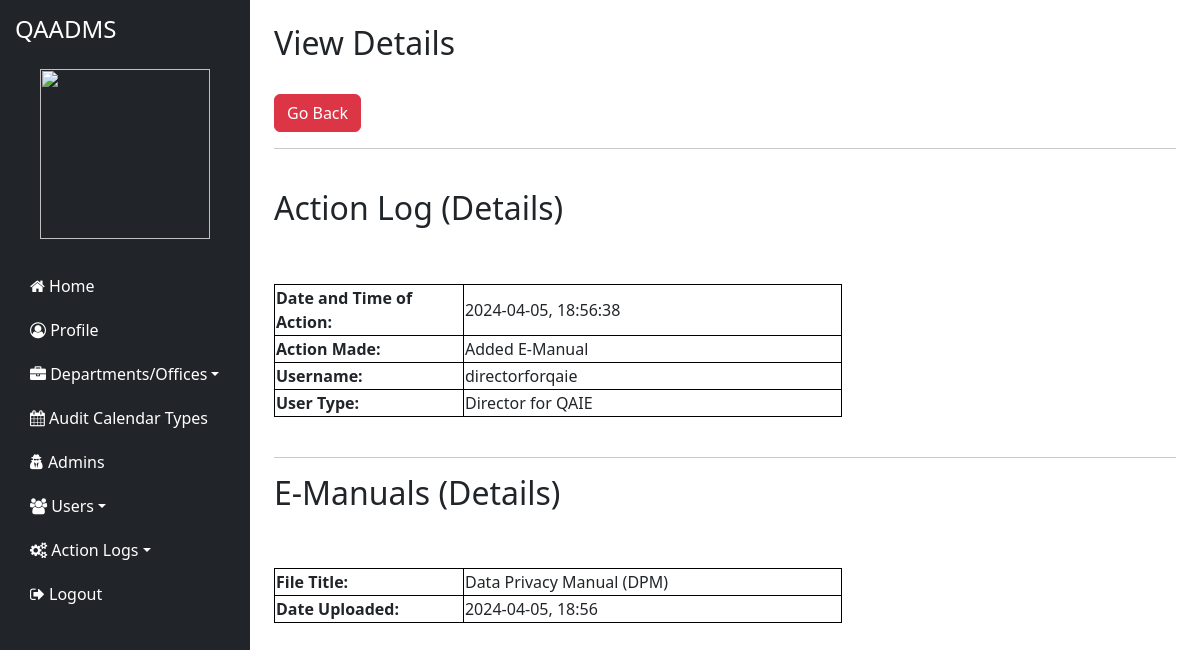
Screenshot of /admin/logs/emanual_view_details/55cc70f68fde43c9ad82b6dede56d3ea with the database file from the repository.
### tables this page shows
CREATE TABLE `y8_emanuals_logs` (
  `ID` int(200) NOT NULL,
  `Date_and_Time_of_Action` varchar(200) NOT NULL,
  `Action_Made` varchar(200) NOT NULL,
  `Username` varchar(200) NOT NULL,
  `User_Type` varchar(200) NOT NULL,
  `File_Title_I` varchar(200) NOT NULL,
  `Date_Uploaded_I` varchar(200) NOT NULL,
  `Emanual_Type_I` varchar(200) NOT NULL,
  `UR_Code` varchar(300) NOT NULL
);

### application/controllers/admin/LogsController.php (called while the page is built, shortened)
<?php
class LogsController extends CI_Controller {
    public function __construct() {
        $this->load->model('UserLogs_Model');
        $this->load->model('User_model');
        $this->load->model('EManualsLogs_Model');
        $this->load->model('NeaLogs_Model');
        $this->load->model('AuditCalendarLogs_Model');
        $this->load->model('AuditCalendarEventTypesLogs_Model');
    }
    public function emanual_logs_view_details($UR_Code) {
        $content_data['log_details'] = $this->EManualsLogs_Model->get_log_details($UR_Code);
        $data['content'] = $this->load->view('admin/log_list/emanuals_logs_view_details',  $content_data, TRUE);
        $this->load->view('admin/template/page', $data);
    }
}

### index.php (called while the page is built, shortened)
<?php
require_once BASEPATH.'core/CodeIgniter.php';

### application/models/EManualsLogs_Model.php (called while the page is built, shortened)
<?php
class EManualsLogs_Model extends CI_Model {
    public function get_log_details($UR_Code) {
        $this->db->where('UR_Code', $UR_Code);
        $query = $this->db->get('y8_emanuals_logs');
        return $query->row_array();
    }
}

### application/views/admin/log_list/emanuals_logs_view_details.php (the view, shortened to what this page needs)
<div id="page-wrapper">
    <div id="page-inner">
        <div class="row">
            <div class="col-md-12">
                <h2>View Details</h2> <br/>
                <button class="btn btn-danger">
                    <a href="<?= base_url('admin/logs/emanual'); ?>" style="color:white; text-decoration:none;"> Go Back</a>
                </button>
            </div>
        </div>
        <hr />
        <br/>
        <?php if (isset($log_details)): ?>
            <?php if ($log_details['Action_Made'] == 'Added E-Manual'): ?>
                <h2>Action Log (Details)</h2>
                <br/><br/>
                <table style="border: 1px solid black; border-collapse: collapse;">
                    <tr>
                        <td style="font-weight:bold; border: 1px solid black; width: 5cm;">Date and Time of Action:</td>
                        <td style="border: 1px solid black; width: 10cm;"><?= $log_details['Date_and_Time_of_Action']; ?></td>
                    </tr>
                    <tr>
                        <td style="font-weight:bold; border: 1px solid black;">Action Made:</td>
                        <td style="border: 1px solid black;"><?= $log_details['Action_Made']; ?></td>
                    </tr>
                    <tr>
                        <td style="font-weight:bold; border: 1px solid black;">Username:</td>
                        <td style="border: 1px solid black;"><?= $log_details['Username']; ?></td>
                    </tr>
                    <tr>
                        <td style="font-weight:bold; border: 1px solid black;">User Type:</td>
                        <td style="border: 1px solid black;"><?= $log_details['User_Type']; ?></td>
                    </tr>
                </table>
                <br/>
                <hr/>
                <h2>E-Manuals (Details)</h2>
                <br/><br/>
                <table>
                    <tr>
                        <td style="font-weight:bold; border: 1px solid black; width: 5cm;">File Title:</td>
                        <td style="border: 1px solid black; width: 10cm;"><?= $log_details['File_Title_I']; ?></td>
                    </tr>
                    <tr>
                        <td style="font-weight:bold; border: 1px solid black;">Date Uploaded:</td>
                        <td style="border: 1px solid black;"><?= $log_details['Date_Uploaded_I']; ?></td>
                    </tr>
                </table>
            <?php endif; ?>
        <?php endif; ?>
        <br/><br/><br/>
    </div>
</div>

### assets/css/admin-css/custom-styles.css (style rules this page uses)
body { display: flex; min-height: 100vh; }

### rows the page displays
y8_emanuals_logs: Date_and_Time_of_Action "2024-04-05, 18:56:38", Action_Made "Added E-Manual", Username "directorforqaie", User_Type "Director for QAIE", File_Title_I "Data Privacy Manual (DPM)", Date_Uploaded_I "2024-04-05, 18:56"
